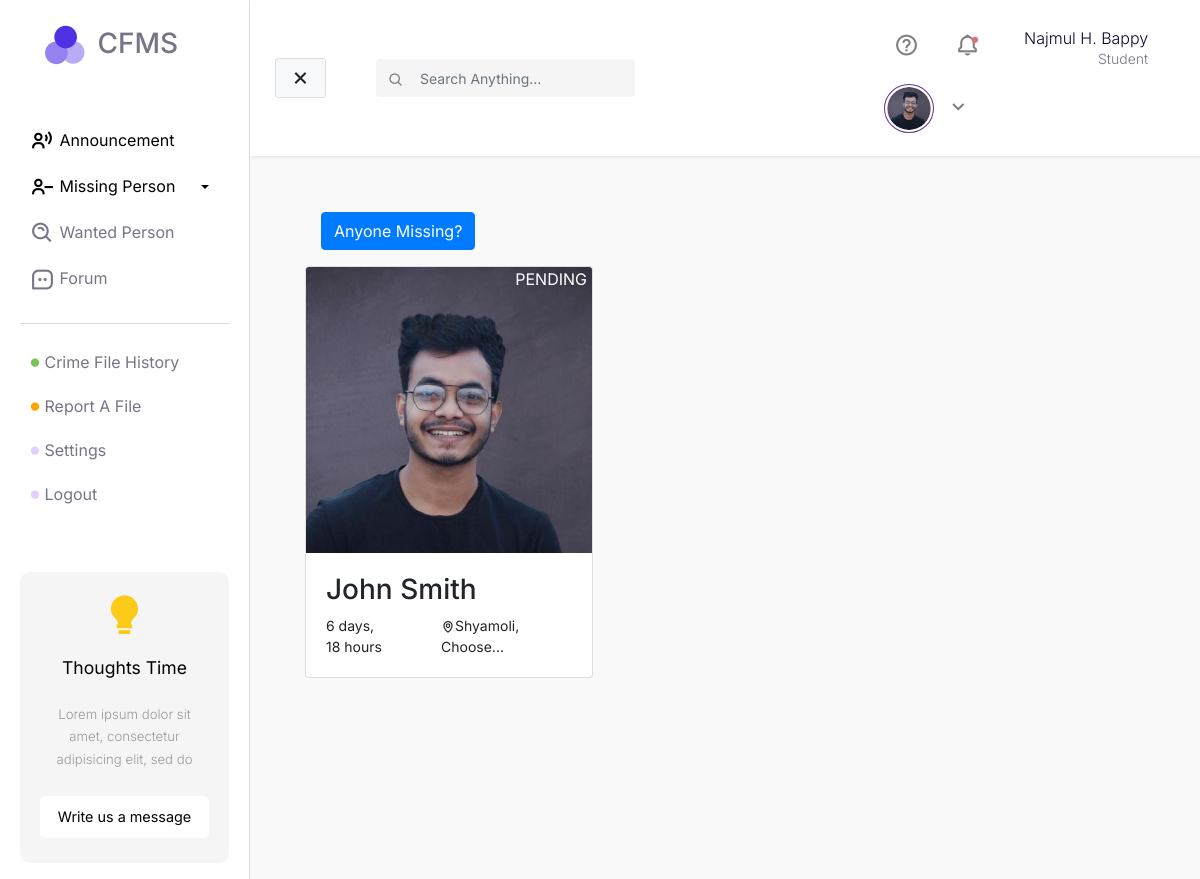
The app's page /missing-person/pending/ (signed in) with its own data.
### core/models.py (models this page shows)
class User(AbstractUser):
    email = models.EmailField(unique=True)
    nid = models.CharField(unique=True, max_length=20)

### missingPerson/models.py (models this page shows)
class MissingPerson(models.Model):
    STATUS_FOUND = "FOUND"
    STATUS_MISSING = "MISSING"
    STATUS_PENDING = "PENDING"
    STATUS_CHOICES = [
        (STATUS_FOUND, 'Found'),
        (STATUS_MISSING, 'Missing'),
        (STATUS_PENDING, 'Pending')
    ]
    name = models.CharField(max_length=255)
    photo = models.ImageField(upload_to='missing-person', null=True)
    description = models.CharField(max_length=500 , null=True)
    street = models.CharField(max_length=255)
    village = models.CharField(max_length=255)
    city = models.CharField(max_length=255, null=False)
    date = models.DateTimeField()
    birthDate = models.DateField(null=True)
    contact = models.CharField(max_length=255, null=True)
    status = models.CharField(choices=STATUS_CHOICES, max_length=7, default=STATUS_PENDING)
    user = models.ForeignKey(settings.AUTH_USER_MODEL, on_delete=models.PROTECT)

### missingPerson/views.py (the view)
# urls.py: path('pending/', views.pendingMissingPerson, name="pendingMissingPerson"),
def pendingMissingPerson(request):
    missingPersons = MissingPerson.objects.all().filter(status="PENDING")
    context = {
        "missingPersons": missingPersons,
    }
    return render(request, 'pending-missing-person.html', context)

### templates/pending-missing-person.html (shortened to what this page needs)
{% extends "base.html" %} {% block css %} {% load static %}
<link rel="stylesheet" href="{% static 'css/style.css' %}" />
{% endblock %} {% block main %}
<div id="main-wrapper" class="container missing-page">
  <div class="row m-3">
    <a href="{% url 'addMissing' %}" class="btn btn-primary">Anyone Missing?</a>
  </div>
  <div class="row">
    {% if missingPersons %}
    <div>
      {% for person in missingPersons %}
      <div class="col-md-3 person">
        <a href="">
          <div class="card" style="width: 18rem">
            <img
              class="card-img-top"
              src="{{ person.photo.url }}"
              alt="Card image cap"
            />
            <div class="status">{{person.status}}</div>
            <div class="card-body">
              <h3 class="card-text">{{ person.name }}</h3>
              <div class="row person-basic-info" style="font-size: 14px">
                <div class="col-5">
                  {% if person.birthdate|timesince|wordcount > 2 %}
                  <span
                    >{{ person.birthDate|timesince|truncatewords:2|slice:":-3"
                    }}
                  </span>
                  {% else %}
                  <span> {{ person.birthDate|timesince}} </span>
                  {% endif %}
                </div>
                <div class="col-7">
                  <i class="bx bx-map"></i>{{person.village}}, {{ person.city }}
                </div>
              </div>
            </div>
          </div>
        </a>
      </div>
    </div>
    {% endfor %} {% else %}
    <div>
      <h2>No person in the list</h2>
    </div>
    {% endif %}
  </div>
  {% endblock %}

### templates/base.html (shortened to what this page needs)
<!DOCTYPE html>
<html lang="en">
  <head>
    {% load static %}
    <link
      href="https://unpkg.com/boxicons@2.1.1/css/boxicons.min.css"
      rel="stylesheet"
    />
    <link
      rel="stylesheet"
      href="https://stackpath.bootstrapcdn.com/bootstrap/4.1.0/css/bootstrap.min.css"
    />
    <link
      rel="stylesheet"
      href="https://cdn.jsdelivr.net/npm/boxicons@latest/css/boxicons.min.css"
    />
    <link
      rel="stylesheet"
      href="https://cdnjs.cloudflare.com/ajax/libs/font-awesome/6.0.0/css/all.min.css"
    />
    <link
      rel="stylesheet"
      href="https://cdn.jsdelivr.net/npm/bootstrap-icons@1.4.1/font/bootstrap-icons.css"
    />
    <link rel="stylesheet" href="{% static 'css/base.css'%}" />
    {% block css %} {% endblock %}
  </head>
  <body>
    <div class="wrapper">
      <nav id="sidebar">
        <div class="sidebar-header">
          <h3>
            <img class="logo" src="{% static 'files/logo.png' %}" alt="" /> CFMS
          </h3>
        </div>
        <ul class="list-unstyled components">
          <li class="active">
            <a href="{% url 'announcementv' %}"
              ><i class="bx bx-user-voice"></i> Announcement</a
            >
          </li>
          <li class="active">
            <a
              href="#missing-person-menu"
              data-toggle="collapse"
              aria-expanded="false"
              class="dropdown-toggle"
              ><i class="bx bx-user-minus"></i> Missing Person</a
            >
          </li>
          <li>
            <a href="{% url 'wantedPerson' %}"
              ><i class="bx bx-search-alt"></i> Wanted Person</a
            >
          </li>
          <li>
            <a href="#"><i class="bx bx-message-square-dots"></i> Forum</a>
          </li>
        </ul>
        <ul class="list-unstyled sidebar-second-part">
          <li>
            <a href="{% url 'fileHistoryView' %}"
              ><i class="crime-history bx bxs-circle"></i> Crime File History</a
            >
          </li>
          <li>
            <a href="{% url 'addFileView' %}"
              ><i class="crime-report bx bxs-circle"></i> Report A File</a
            >
          </li>
          <li>
            <a href="#"><i class="crime-forum bx bxs-circle"></i> Settings</a>
          </li>
          <li>
            {% if request.user.is_authenticated %}
            <a href="{% url 'logoutView' %}"
              ><i class="crime-logout bx bxs-circle"></i> Logout</a
            >
            {% else %}
            <a href="{% url 'loginView' %}"
              ><i class="crime-logout bx bxs-circle"></i> Login</a
            >
            {% endif %}
          </li>
        </ul>
        <ul class="list-unstyled CTAs">
          <li>
            <i class="bx bxs-bulb"></i>
          </li>
          <li>
            <p class="title"><strong>Thoughts Time</strong></p>
          </li>
          <li class="text">
            <p>
              Lorem ipsum dolor sit amet, consectetur adipisicing elit, sed do
            </p>
          </li>
          <li>
            <a href="">Write us a message</a>
          </li>
        </ul>
      </nav>
      <div id="content">
        <nav class="navbar navbar-expand-lg navbar-light sticky-top">
          <div class="container-fluid">
            <button type="button" id="sidebarCollapse" class="btn btn-light">
              <i id="menu-collapse-button" class="bx bx-x"></i>
            </button>
            <div class="input-group top-search-form">
              <div class="input-group-prepend">
                <button class="btn btn-outline-light" type="button">
                  <i class="bx bx-search" style="color: gray"></i>
                </button>
              </div>
              <form action="post">
                <input
                  type="text"
                  class="form-control"
                  placeholder="Search Anything..."
                  aria-label=""
                  aria-describedby="basic-addon1"
                />
              </form>
            </div>
            <div class="collapse navbar-collapse" id="navbarSupportedContent">
              <ul class="nav navbar-nav ml-auto">
                <li class="nav-item">
                  <a class="nav-link" href="#"
                    ><i class="bx bx-help-circle"></i
                  ></a>
                </li>
                {% if request.user.is_authenticated %}
                <li class="nav-item">
                  <a class="nav-link before-dot" href="#"
                    ><i class="bx bx-bell"></i
                  ></a>
                </li>
                <li class="nav-item">
                  <a class="nav-link"
                    ><p class="name">
                      {{ request.user.first_name }} {{ request.user.last_name }}
                    </p>
                    <p class="profession">Student</p></a
                  >
                </li>
                {% endif %} {% if request.user.is_authenticated %}
                <div class="dropdown nav-link">
                  <a
                    class="row top-profile-btn"
                    type="button"
                    id="dropdownMenuButton"
                    data-toggle="dropdown"
                    aria-haspopup="true"
                    aria-expanded="false"
                  >
                    <div class="col-md-4">
                      <img src="{% static 'files/profile-pic.png' %}" alt="" />
                    </div>
                    <div class="col-md-2">
                      <i class="bx bx-chevron-down"></i>
                    </div>
                  </a>
                </div>
                {% else %}
                <a href="{% url 'loginView' %}" class="btn btn-secondary"
                  >Login</a
                >
                {% endif %}
              </ul>
            </div>
          </div>
        </nav>
        <div class="main-body">
          <div class="body-content">{% block main %} {% endblock %}</div>
        </div>
      </div>
    </div>
  </body>
</html>

### static/css/base.css (style rules this page uses)
body { font-family: "Inter", sans-serif; background-color: #fff; }
i { vertical-align: middle; }
p { font-family: "Inter", sans-serif; font-size: 1.1em; font-weight: 300; line-height: 1.7em; color: #999; }
a, a:hover, a:focus { color: inherit; text-decoration: none; transition: all 0.3s; }
.navbar { padding: 15px 10px; background: #fff; border: none; border-radius: 0; box-shadow: 1px 1px 3px rgba(0, 0, 0, 0.1); }
.navbar-nav { align-items: center; }
.nav-link i { font-size: 25px; margin: 5px; padding: 5px; }
.before-dot { position: relative; }
.before-dot::before { content: "•"; color: #d8727d; text-shadow: #d8727d 0 0 2px; position: absolute; font-size: 18px; top: 10px; right: 18px; }
.top-profile-btn { cursor: pointer; }
.nav-link .name { margin: 0; margin-left: 18px; font-size: 16px; text-align: right; color: #0d062d; }
.nav-link .profession { margin: 0; line-height: 1; text-align: right; font-size: 14px; color: #787486; }
a.top-profile-btn { max-width: 400px; }
a.top-profile-btn img { max-width: 50px; border-radius: 50%; border: 1px solid rebeccapurple; padding: 2px; }
.top-search-form { max-width: 500px; margin-left: 50px; }
.top-search-form input { border: none; background-color: #f5f5f5; font-size: 14px; color: #787486; padding: 10px 5px; }
.top-search-form button { font-size: 16px; background-color: #f5f5f5; cursor: default !important; border: none; }
.wrapper { display: flex; width: 100%; align-items: stretch; }
#sidebar { min-width: 250px; max-width: 250px; background: #fff; color: #787486; transition: all 0.3s; padding: 0 20px; border-right: 1px solid #dbdbdb; }
#sidebar .sidebar-header { padding: 20px; background: #fff; }
#sidebar .sidebar-header .logo { max-width: 50px; }
#sidebar ul.components { padding: 20px 0; border-bottom: 1px solid #dbdbdb; }
#sidebar ul p { padding: 10px; }
#sidebar ul li a { padding: 10px; font-size: 16px; display: block; }
#sidebarCollapse { border-color: rgba(0, 0, 0, 0.1); }
#sidebarCollapse i { font-size: 25px; }
#sidebar ul li.active > a, a[aria-expanded="true"] { color: #000; }
a[data-toggle="collapse"] { position: relative; }
.dropdown-toggle::after { display: block; position: absolute; top: 50%; right: 20px; transform: translateY(-50%); }
ul li i { font-size: 25px; }
.sidebar-second-part li i { font-size: 10px; }
.sidebar-second-part li i.crime-history { color: #7ac555; }
.sidebar-second-part li i.crime-report { color: #ffa500; }
.sidebar-second-part li i.crime-forum { color: #e4ccfd; }
.sidebar-second-part li i.crime-logout { color: #e4ccfd; }
ul.CTAs { padding: 20px; margin-top: 7vh; border-radius: 10px; }
ul.CTAs a { text-align: center; font-size: 0.9em !important; display: block; border-radius: 5px; margin-bottom: 5px; background-color: #fff; color: #000000; font-size: 14px; }
ul.CTAs .title { text-align: center; color: #000; padding: 0; margin: 0; }
ul.CTAs .text { font-size: 12px; color: #000; text-align: center; }
ul.CTAs i { text-align: center; font-size: 2.9em !important; display: block; border-radius: 5px; margin-bottom: 5px; color: #fbcb18; }
ul.CTAs { background-color: #f5f5f5; }
#content { width: 100%; min-height: 100vh; transition: all 0.3s; background-color: #f9f9f9; }
.main-body .body-content { padding: 40px 40px; }

### static/css/style.css (style rules this page uses)
.main-body { background-color: #f9f9f9; }
.missing-page .person img { position: relative; }
.missing-page .person .status { position: absolute; top: 0; right: 0; color: #fff; padding: 0 5px; }

### records on screen
User: user.first_name "Najmul H.", user.last_name "Bappy"
MissingPerson: photo (picture), status "PENDING", name "John Smith", birthDate "6 days, 18 hours", village "Shyamoli", city "Choose..."
